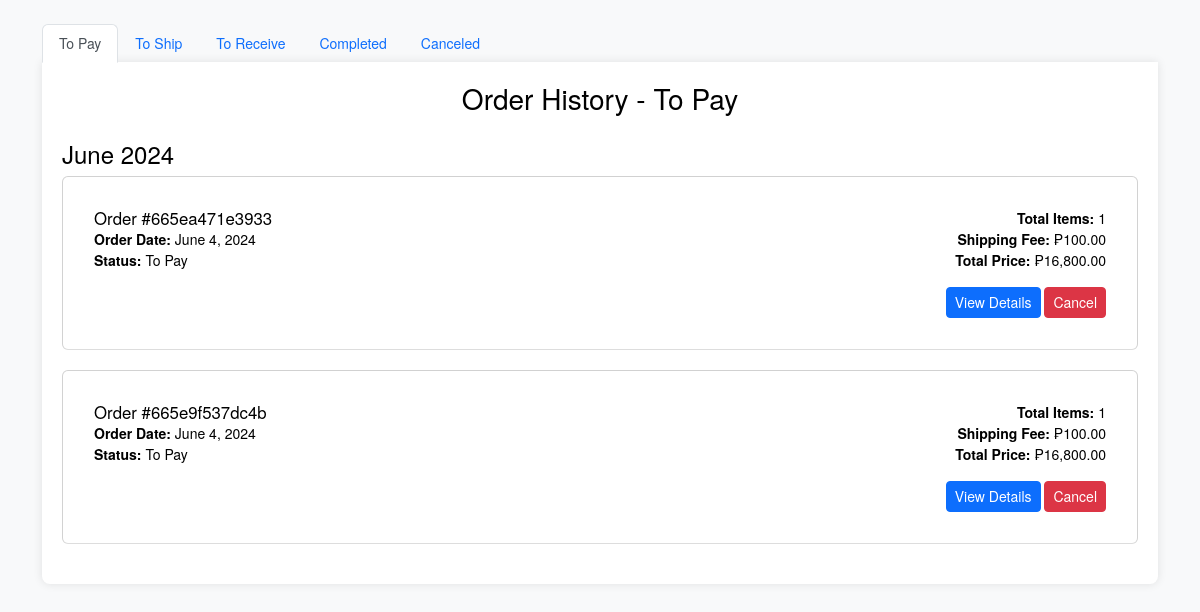
/user_orders.php (signed in), run on the app's committed database.
### tables this page shows
CREATE TABLE `orders` (
  `order_id` int(11) NOT NULL,
  `user_id` int(11) NOT NULL,
  `order_date` datetime NOT NULL,
  `order_status` varchar(100) NOT NULL COMMENT '''To Pay'', \r\n''To Ship'',\r\n''To Receive'',\r\n''Completed'',\r\n''Canceled''',
  `shipping_fee` decimal(10,0) NOT NULL,
  `total_price` decimal(10,0) NOT NULL,
  `order_reference_number` varchar(255) NOT NULL,
  `tracking_number` varchar(255) NOT NULL,
  `expected_delivery` datetime NOT NULL,
  `payment_method` varchar(100) NOT NULL COMMENT '''cod'',''gcash''',
  `gcash_confirm` tinyint(1) DEFAULT 0
);

### user_orders.php (the view, shortened to what this page needs)
<?php
@include 'connection.php';
if (isset($_SESSION['user_id'])) {
    $user_id = $_SESSION['user_id'];
} else {
    header("Location: login.php");
    exit;
}
$order_status = 'To Pay';
?>
<!DOCTYPE html>
<html lang="en">
<head>
    <link href="https://stackpath.bootstrapcdn.com/font-awesome/4.7.0/css/font-awesome.min.css" rel="stylesheet">
    <link href="https://cdn.jsdelivr.net/npm/bootstrap@5.2.0-beta1/dist/css/bootstrap.min.css" rel="stylesheet">
    <link rel="stylesheet" href="main.css">
</head>
<body>
    <div class="container">
        <ul class="nav nav-tabs mt-4">
            <li class="nav-item">
                <a class="nav-link <?= $order_status == 'To Pay' ? 'active' : '' ?>" href="?status=To Pay">To Pay</a>
            </li>
            <li class="nav-item">
                <a class="nav-link <?= $order_status == 'To Ship' ? 'active' : '' ?>" href="?status=To Ship">To Ship</a>
            </li>
            <li class="nav-item">
                <a class="nav-link <?= $order_status == 'To Receive' ? 'active' : '' ?>" href="?status=To Receive">To Receive</a>
            </li>
            <li class="nav-item">
                <a class="nav-link <?= $order_status == 'Completed' ? 'active' : '' ?>" href="?status=Completed">Completed</a>
            </li>
            <li class="nav-item">
                <a class="nav-link <?= $order_status == 'Canceled' ? 'active' : '' ?>" href="?status=Canceled">Canceled</a>
            </li>
        </ul>
        <div class="order-history">
            <h2>Order History - <?= $order_status ?></h2>
            <?php
            $sql = "SELECT
                        o.order_id,
                        o.order_date,
                        o.order_status,
                        o.shipping_fee,
                        o.total_price,
                        o.order_reference_number,
                        COUNT(oi.order_item_id) AS total_items
                    FROM
                        orders o
                    JOIN
                        order_items oi ON o.order_id = oi.order_id
                    JOIN
                        products p ON oi.product_id = p.product_id
                    WHERE
                        o.user_id = ? AND o.order_status = ?
                    GROUP BY
                        o.order_id
                    ORDER BY
                        o.order_date DESC";
            $stmt = $conn->prepare($sql);
            $stmt->bind_param("is", $user_id, $order_status);
            $stmt->execute();
            $result = $stmt->get_result();
            if ($result->num_rows > 0) {
                $current_month = '';
                while ($row = $result->fetch_assoc()) {
                    $order_month = date('F Y', strtotime($row["order_date"]));
                    $order_date = date('F j, Y', strtotime($row["order_date"]));
                    if ($current_month != $order_month) {
                        $current_month = $order_month;
                        echo "<h4 class='mt-4'>" . $current_month . "</h4>";
                        echo "<div class='order-month'>";
                    }
            ?>
                    <div class='card order-item'>
                        <div class='card-body'>
                            <div class='row'>
                                <div class='col-md-6'>
                                    <h4 class='card-title'>Order #<?= htmlspecialchars($row["order_reference_number"]) ?></h4>
                                    <p class='card-text'>
                                        <strong>Order Date:</strong> <?= htmlspecialchars($order_date) ?><br>
                                        <strong>Status:</strong> <?= htmlspecialchars($row["order_status"]) ?><br>
                                    </p>
                                </div>
                                <div class='col-md-6 d-flex flex-column align-items-end'>
                                    <div class='text-end mb-3'>
                                        <strong>Total Items:</strong> <?= htmlspecialchars($row["total_items"]) ?><br>
                                        <strong>Shipping Fee:</strong> ₱<?= number_format(htmlspecialchars($row["shipping_fee"]), 2) ?><br>
                                        <strong>Total Price:</strong> ₱<?= number_format(htmlspecialchars($row["total_price"]), 2) ?><br>
                                    </div>
                                    <form method='post'>
                                        <a href='user_order_details.php?order_id=<?php echo $row["order_id"]; ?>' class='btn btn-primary btn-sm'>View Details</a>
                                        <?php if (in_array($row["order_status"], ['To Pay', 'To Ship'])) { ?>
                                            <button type='submit' class='btn btn-danger btn-sm'>Cancel</button>
                                        <?php } elseif ($row["order_status"] == 'To Receive') { ?>
                                            <input type='hidden' name='receive_order_id' value='<?php echo $row["order_id"]; ?>'>
                                            <button type='submit' class='btn btn-success btn-sm'>Mark as Received</button>
                                        <?php } ?>
                                    </form>
                                </div>
                            </div>
                        </div>
                    </div>
            <?php
                }
                echo "</div>";
            } else {
                echo "<p>No orders found for this status.</p>";
            }
            ?>
        </div>
    </div>
</body>
</html>

### user_orders.php (style rules this page uses)
html, body { height: 100%; }
body { background: #f8f9fa; font-family: 'Helvetica Neue', Helvetica, Arial, sans-serif; font-size: 14px; color: #000; margin: 0; padding: 0; }
.order-history { padding: 20px; }
.order-item { margin-bottom: 20px; }
.order-history { background: #fff; padding: 20px; border-radius: 0 0 8px 8px; box-shadow: 0 0 10px rgba(0, 0, 0, 0.1); }
.order-history h2 { font-size: 2em; margin-bottom: 20px; text-align: center; }
.order-month { margin-bottom: 20px; }
.order-item { display: flex; justify-content: space-between; padding: 15px; border-bottom: 1px solid #ddd; }
.order-item h4 { margin: 0; font-size: 1.2em; }
.nav-tabs { border-bottom: none; }

### data on the page
orders: order_date "June 2024", order_reference_number "665ea471e3933", order_date "June 4, 2024", order_status "To Pay", total_items "1", shipping_fee "100.00", total_price "16,800.00"
orders: order_reference_number "665e9f537dc4b", order_date "June 4, 2024", order_status "To Pay", shipping_fee "100.00", total_price "16,800.00"

### other printed values
$order_status "To Pay"
$row["total_items"] "1"
